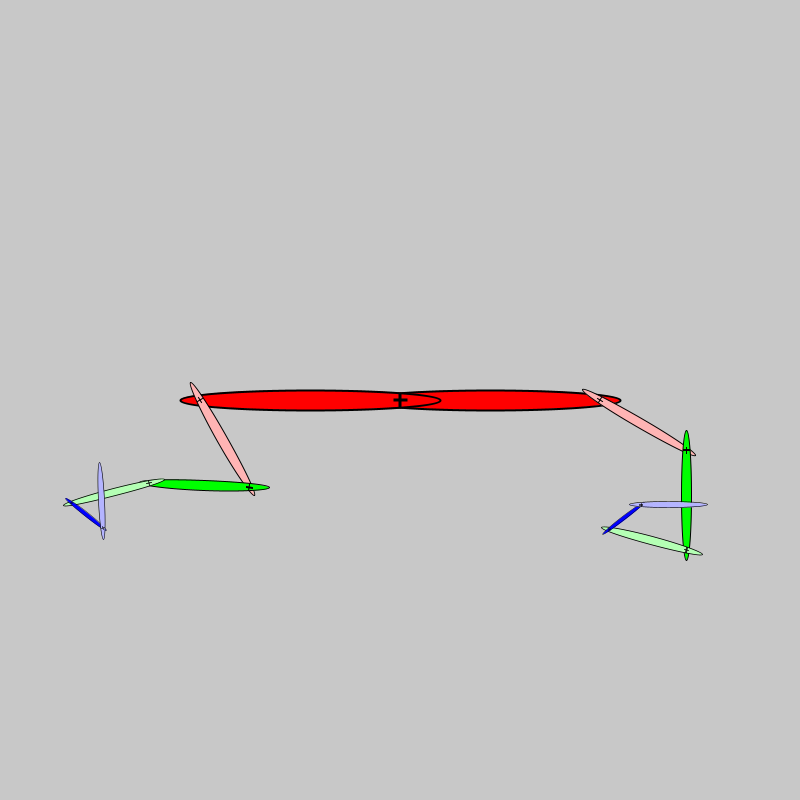
Frame 1 (no input)
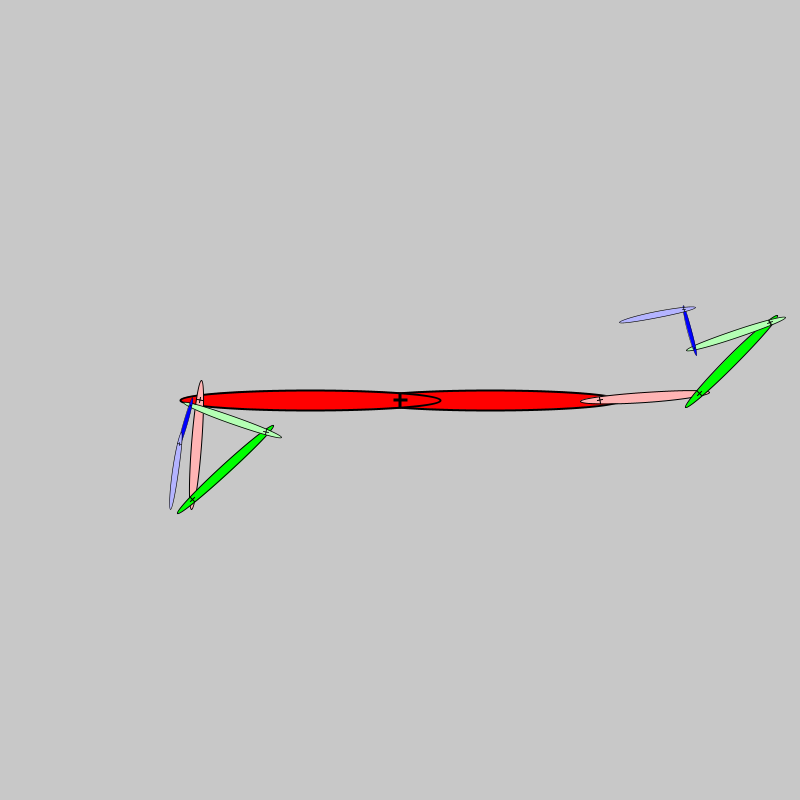
Frame 60 (the mouse pressed at the canvas centre just before this capture)
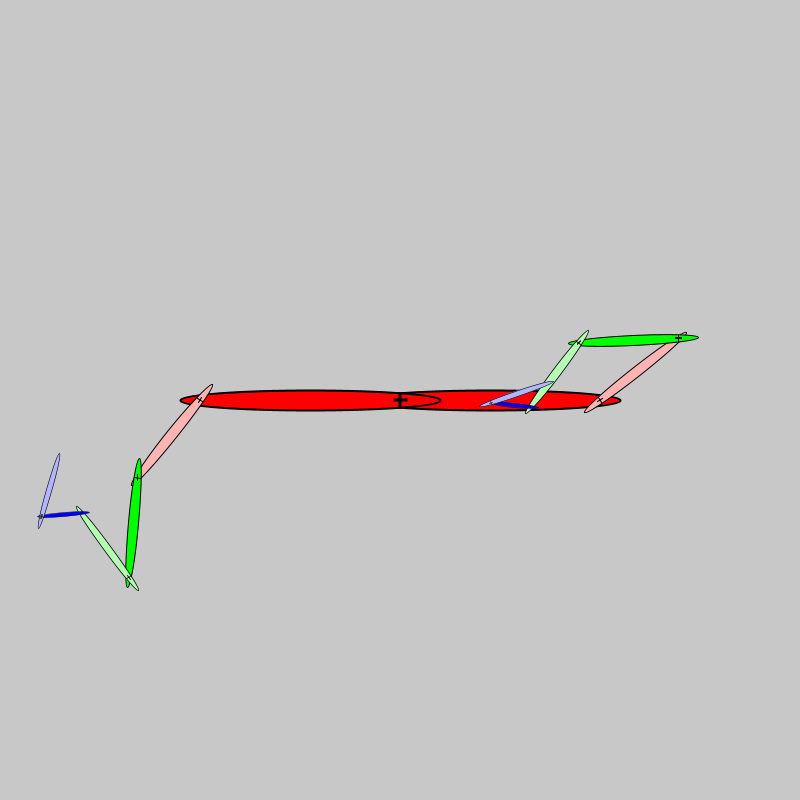
Frame 120 (the mouse held since frame 60 and released just before this capture)

The Processing sketch that drew these frames (run headless with seeded random() and noise(); from frame 60 on, the mouse is pressed at the canvas centre):

// Processing sketch: transformationshw
// ── transformationshw.pde
color[] Colors = { color(255,0,0),  // red
                  color(255,180,180),
                  color(0,255,0),  // green
                  color(180,255,180),
                  color(0,0,255),  // blue
                  color(180,180,255)} ;
float[] Angles = {0,-PI/6,-PI/6,-PI/4,-PI/8,PI/2};  // initial (startup) angles
float[] Scales = {2,.5,1,.8,.5,1.5};  // scaling of each
float[] DeltaAngles = {0,-.01,-.02,.06,-.04,.08};  // additional angle on each draw()

void setup() {
  size(800,800);
  frameRate(60);
}

void draw() { //good stuff here
  translate(width / 2, height / 2);
  background(200);
  pushMatrix();
  float totAngle = 0;
  for (int i = 0; i < Scales.length; i++) {
    totAngle += Angles[i];
    display(totAngle, Scales[i], Colors[i], false);
    //display(Angles[i], Scales[i], Colors[i], false);
    Angles[i] -= DeltaAngles[i];
    if (i != 0)
      Angles[i] -= PI / 2;
    translate(100,0);
  }
  popMatrix();
  totAngle = 0;
  for (int i = 0; i < Scales.length; i++) {
    totAngle += Angles[i];
    display(totAngle, Scales[i], Colors[i], true);
    //display(Angles[i], Scales[i], Colors[i], false);
    translate(-100,0);
    if (i != 0)
      Angles[i] += PI / 2;
  }
}  

void display(float totAngle, float scale, color c, boolean left) {
  scale(scale);
  fill(c);
  if (left) {
    rotate(totAngle);
    ellipse(-45,0,130,10);
  } else {
    rotate(-totAngle);
    ellipse(45,0,130,10);
  }
  int crosshairSize = 3;
  float crosshairThickness = 0.1;
  fill(0);
  rect(0 - crosshairSize,0 - crosshairThickness,crosshairSize * 2,crosshairThickness * 2);
  rect(0 - crosshairThickness,0 - crosshairSize,crosshairThickness * 2,crosshairSize * 2);
}
